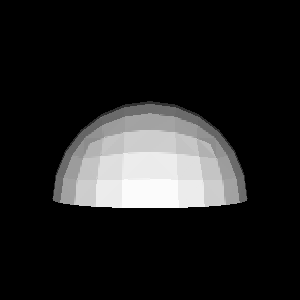

Python code for this plot:
#!/usr/bin/env python

# Read an LS-DYNA file with no deflection data and render.

import os

import vtkmodules.vtkInteractionStyle  # noqa: F401
import vtkmodules.vtkRenderingFreeType  # noqa: F401
import vtkmodules.vtkRenderingOpenGL2  # noqa: F401

from vtkmodules.vtkFiltersGeometry import vtkCompositeDataGeometryFilter
from vtkmodules.vtkIOLSDyna import vtkLSDynaReader
from vtkmodules.vtkRenderingCore import (
    vtkActor,
    vtkPolyDataMapper,
    vtkRenderWindow,
    vtkRenderWindowInteractor,
    vtkRenderer,
)

# Source
data_dir = os.environ.get("VPE_DATA_DIR", os.path.dirname(os.path.abspath(__file__)))

# Read the LS-DYNA file
lsdyna_reader = vtkLSDynaReader()
lsdyna_reader.SetFileName(os.path.join(data_dir, "bug_14713", "bug_14713.d3plot"))
lsdyna_reader.Update()

# Geometry filter
geometry_filter = vtkCompositeDataGeometryFilter()
geometry_filter.SetInputConnection(lsdyna_reader.GetOutputPort())

# Mapper
geometry_mapper = vtkPolyDataMapper()
geometry_mapper.SetInputConnection(geometry_filter.GetOutputPort())
geometry_mapper.SetScalarModeToUsePointFieldData()

# Actor
actor = vtkActor()
actor.SetMapper(geometry_mapper)

# Renderer
renderer = vtkRenderer()
renderer.AddActor(actor)
renderer.SetBackground(0, 0, 0)

# Render window
render_window = vtkRenderWindow()
render_window.AddRenderer(renderer)
render_window.SetWindowName("ls dyna reader no defl")
render_window.SetMultiSamples(0)
render_window.SetSize(300, 300)

# Interactor
interactor = vtkRenderWindowInteractor()
interactor.SetRenderWindow(render_window)

interactor.Initialize()
interactor.Start()
